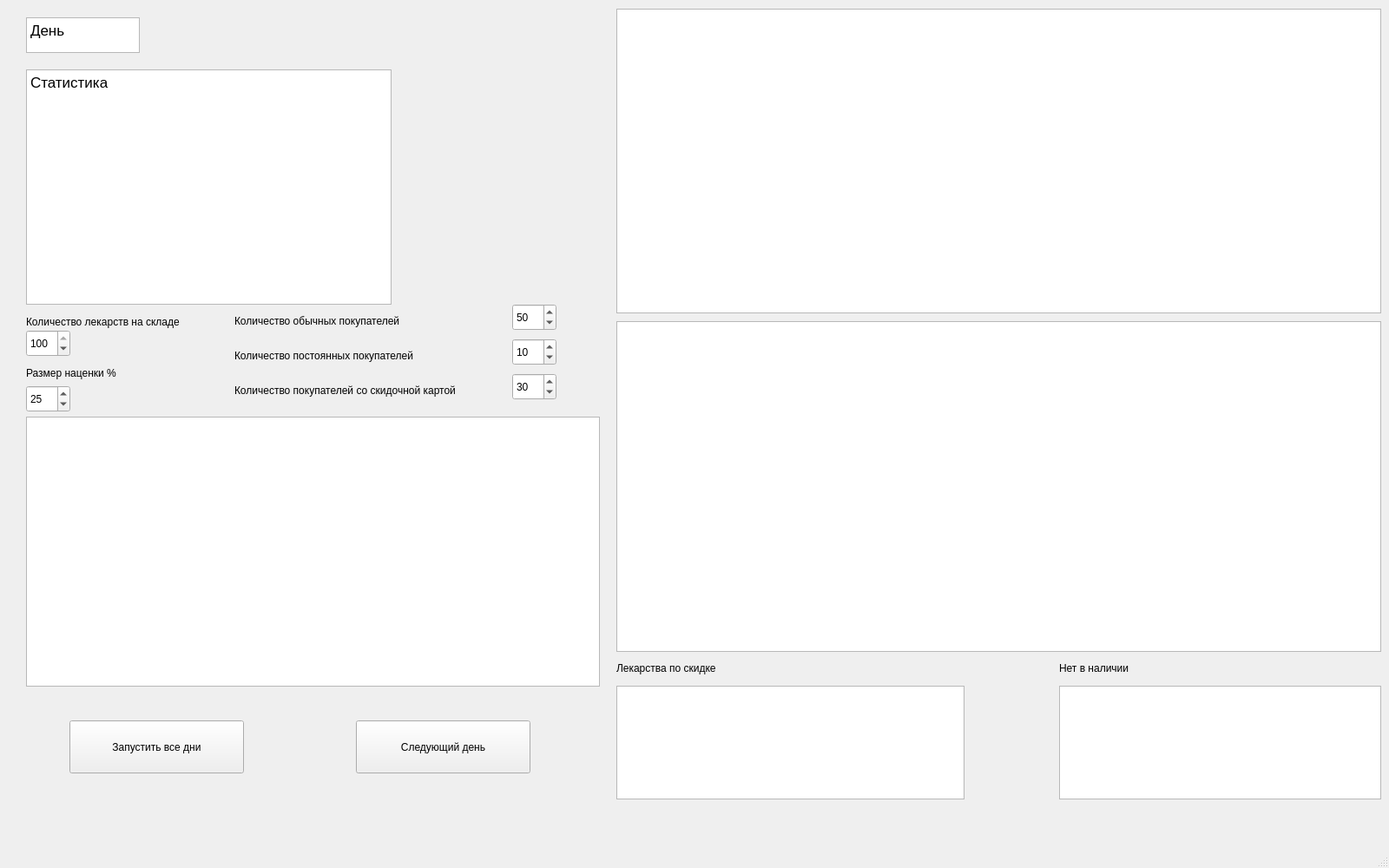
<?xml version="1.0" encoding="UTF-8"?>
<ui version="4.0">
 <class>MainWindow</class>
 <widget class="QMainWindow" name="MainWindow">
  <property name="geometry">
   <rect>
    <x>0</x>
    <y>0</y>
    <width>1600</width>
    <height>1000</height>
   </rect>
  </property>
  <property name="windowTitle">
   <string>MainWindow</string>
  </property>
  <widget class="QWidget" name="centralwidget">
   <widget class="QTextBrowser" name="textBrowser">
    <property name="geometry">
     <rect>
      <x>30</x>
      <y>80</y>
      <width>421</width>
      <height>271</height>
     </rect>
    </property>
    <property name="html">
     <string>&lt;!DOCTYPE HTML PUBLIC &quot;-//W3C//DTD HTML 4.0//EN&quot; &quot;http://www.w3.org/TR/REC-html40/strict.dtd&quot;&gt;
&lt;html&gt;&lt;head&gt;&lt;meta name=&quot;qrichtext&quot; content=&quot;1&quot; /&gt;&lt;style type=&quot;text/css&quot;&gt;
p, li { white-space: pre-wrap; }
&lt;/style&gt;&lt;/head&gt;&lt;body style=&quot; font-family:'.SF NS Text'; font-size:13pt; font-weight:400; font-style:normal;&quot;&gt;
&lt;p style=&quot; margin-top:0px; margin-bottom:0px; margin-left:0px; margin-right:0px; -qt-block-indent:0; text-indent:0px;&quot;&gt;Статистика&lt;/p&gt;&lt;/body&gt;&lt;/html&gt;</string>
    </property>
   </widget>
   <widget class="QTextBrowser" name="textBrowser_2">
    <property name="geometry">
     <rect>
      <x>30</x>
      <y>20</y>
      <width>131</width>
      <height>41</height>
     </rect>
    </property>
    <property name="html">
     <string>&lt;!DOCTYPE HTML PUBLIC &quot;-//W3C//DTD HTML 4.0//EN&quot; &quot;http://www.w3.org/TR/REC-html40/strict.dtd&quot;&gt;
&lt;html&gt;&lt;head&gt;&lt;meta name=&quot;qrichtext&quot; content=&quot;1&quot; /&gt;&lt;style type=&quot;text/css&quot;&gt;
p, li { white-space: pre-wrap; }
&lt;/style&gt;&lt;/head&gt;&lt;body style=&quot; font-family:'.SF NS Text'; font-size:13pt; font-weight:400; font-style:normal;&quot;&gt;
&lt;p style=&quot; margin-top:0px; margin-bottom:0px; margin-left:0px; margin-right:0px; -qt-block-indent:0; text-indent:0px;&quot;&gt;День&lt;/p&gt;&lt;/body&gt;&lt;/html&gt;</string>
    </property>
   </widget>
   <widget class="QPushButton" name="pushButton_2">
    <property name="geometry">
     <rect>
      <x>410</x>
      <y>830</y>
      <width>201</width>
      <height>61</height>
     </rect>
    </property>
    <property name="styleSheet">
     <string notr="true"/>
    </property>
    <property name="text">
     <string>Следующий день</string>
    </property>
   </widget>
   <widget class="QTableWidget" name="tableWidget">
    <property name="geometry">
     <rect>
      <x>710</x>
      <y>10</y>
      <width>881</width>
      <height>351</height>
     </rect>
    </property>
   </widget>
   <widget class="QTableWidget" name="tableWidget_2">
    <property name="geometry">
     <rect>
      <x>710</x>
      <y>790</y>
      <width>401</width>
      <height>131</height>
     </rect>
    </property>
   </widget>
   <widget class="QTableWidget" name="tableWidget_3">
    <property name="geometry">
     <rect>
      <x>1220</x>
      <y>790</y>
      <width>371</width>
      <height>131</height>
     </rect>
    </property>
   </widget>
   <widget class="QTableWidget" name="tableWidget_4">
    <property name="geometry">
     <rect>
      <x>710</x>
      <y>370</y>
      <width>881</width>
      <height>381</height>
     </rect>
    </property>
   </widget>
   <widget class="QSpinBox" name="spinBox">
    <property name="geometry">
     <rect>
      <x>30</x>
      <y>444</y>
      <width>51</width>
      <height>31</height>
     </rect>
    </property>
    <property name="maximum">
     <number>100</number>
    </property>
    <property name="value">
     <number>25</number>
    </property>
   </widget>
   <widget class="QLabel" name="label">
    <property name="geometry">
     <rect>
      <x>30</x>
      <y>420</y>
      <width>121</width>
      <height>20</height>
     </rect>
    </property>
    <property name="text">
     <string>Размер наценки %</string>
    </property>
   </widget>
   <widget class="QChartView" name="graphicsView">
    <property name="geometry">
     <rect>
      <x>30</x>
      <y>480</y>
      <width>661</width>
      <height>311</height>
     </rect>
    </property>
   </widget>
   <widget class="QSpinBox" name="spinBox_2">
    <property name="geometry">
     <rect>
      <x>30</x>
      <y>380</y>
      <width>51</width>
      <height>31</height>
     </rect>
    </property>
    <property name="maximum">
     <number>100</number>
    </property>
    <property name="value">
     <number>100</number>
    </property>
   </widget>
   <widget class="QLabel" name="label_2">
    <property name="geometry">
     <rect>
      <x>30</x>
      <y>360</y>
      <width>201</width>
      <height>21</height>
     </rect>
    </property>
    <property name="text">
     <string>Количество лекарств на складе</string>
    </property>
   </widget>
   <widget class="QSpinBox" name="spinBox_3">
    <property name="geometry">
     <rect>
      <x>590</x>
      <y>350</y>
      <width>51</width>
      <height>31</height>
     </rect>
    </property>
    <property name="maximum">
     <number>100</number>
    </property>
    <property name="value">
     <number>50</number>
    </property>
   </widget>
   <widget class="QLabel" name="label_3">
    <property name="geometry">
     <rect>
      <x>270</x>
      <y>360</y>
      <width>231</width>
      <height>20</height>
     </rect>
    </property>
    <property name="text">
     <string>Количество обычных покупателей</string>
    </property>
   </widget>
   <widget class="QLabel" name="label_4">
    <property name="geometry">
     <rect>
      <x>270</x>
      <y>400</y>
      <width>251</width>
      <height>20</height>
     </rect>
    </property>
    <property name="text">
     <string>Количество постоянных покупателей</string>
    </property>
   </widget>
   <widget class="QSpinBox" name="spinBox_4">
    <property name="geometry">
     <rect>
      <x>590</x>
      <y>390</y>
      <width>51</width>
      <height>31</height>
     </rect>
    </property>
    <property name="maximum">
     <number>100</number>
    </property>
    <property name="value">
     <number>10</number>
    </property>
   </widget>
   <widget class="QLabel" name="label_5">
    <property name="geometry">
     <rect>
      <x>270</x>
      <y>440</y>
      <width>301</width>
      <height>20</height>
     </rect>
    </property>
    <property name="text">
     <string>Количество покупателей со скидочной картой</string>
    </property>
   </widget>
   <widget class="QSpinBox" name="spinBox_5">
    <property name="geometry">
     <rect>
      <x>590</x>
      <y>430</y>
      <width>51</width>
      <height>31</height>
     </rect>
    </property>
    <property name="maximum">
     <number>100</number>
    </property>
    <property name="value">
     <number>30</number>
    </property>
   </widget>
   <widget class="QLabel" name="label_6">
    <property name="geometry">
     <rect>
      <x>710</x>
      <y>760</y>
      <width>301</width>
      <height>20</height>
     </rect>
    </property>
    <property name="text">
     <string>Лекарства по скидке</string>
    </property>
   </widget>
   <widget class="QLabel" name="label_7">
    <property name="geometry">
     <rect>
      <x>1220</x>
      <y>760</y>
      <width>301</width>
      <height>20</height>
     </rect>
    </property>
    <property name="text">
     <string>Нет в наличии</string>
    </property>
   </widget>
   <widget class="QPushButton" name="pushButton_3">
    <property name="geometry">
     <rect>
      <x>80</x>
      <y>830</y>
      <width>201</width>
      <height>61</height>
     </rect>
    </property>
    <property name="text">
     <string>Запустить все дни</string>
    </property>
   </widget>
  </widget>
  <widget class="QMenuBar" name="menubar">
   <property name="geometry">
    <rect>
     <x>0</x>
     <y>0</y>
     <width>1600</width>
     <height>22</height>
    </rect>
   </property>
  </widget>
  <widget class="QStatusBar" name="statusbar"/>
 </widget>
 <customwidgets>
  <customwidget>
   <class>QChartView</class>
   <extends>QGraphicsView</extends>
   <header>QtCharts</header>
  </customwidget>
 </customwidgets>
 <resources/>
 <connections/>
</ui>
